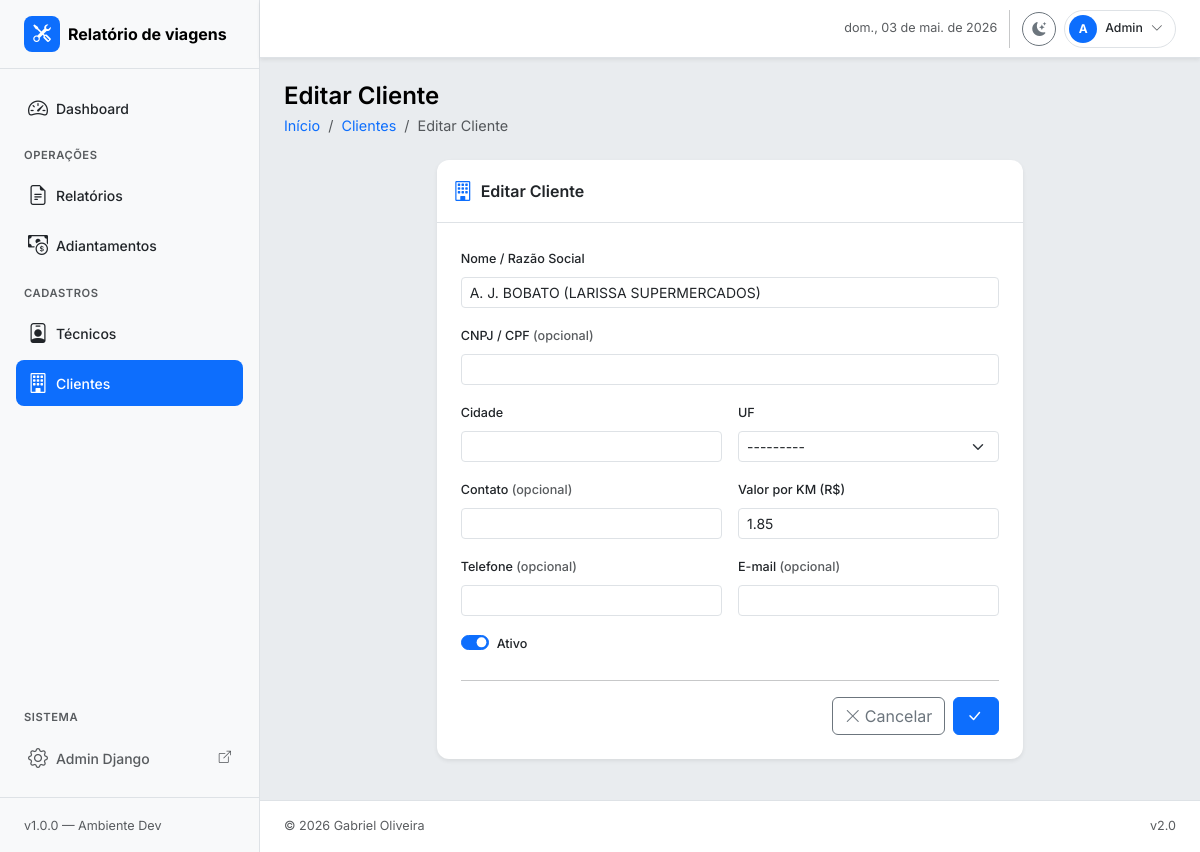
/clientes/2/editar/, run on the app's committed database.
### relatorios/models.py (models this page shows, shortened)
class Cliente(models.Model):
    nome = models.CharField("Nome / Razão Social", max_length=200)
    cnpj_cpf = models.CharField(
        "CNPJ / CPF",
        max_length=20,
        blank=True,
        null=True,
        unique=True,
    )
    cidade = models.CharField(
        "Cidade",
        max_length=100,
        blank=True,
        null=True,
    )
    uf = models.CharField(
        "UF",
        max_length=2,
        choices=UF.choices,
        blank=True,
        null=True,
    )
    contato = models.CharField(
        "Contato",
        max_length=100,
        blank=True,
        null=True,
    )
    telefone = models.CharField(
        "Telefone",
        max_length=20,
        blank=True,
        null=True,
    )
    email = models.EmailField(
        "E-mail",
        blank=True,
        null=True,
    )
    ativo = models.BooleanField("Ativo", default=True)
    valor_km = models.DecimalField(
        "Valor por KM (R$)",
        max_digits=10,
        decimal_places=2,
        blank=True,
        null=True,
    )
    criado_em = models.DateTimeField(auto_now_add=True)
    class Meta:
        verbose_name = "Cliente"
        verbose_name_plural = "Clientes"
        ordering = ["nome"]

### relatorios/views.py (the view)
# urls.py: path("clientes/<int:pk>/editar/", views.cliente_form_view, name="cliente_update"),
def cliente_form_view(request, pk=None):
    instance = get_object_or_404(Cliente, pk=pk) if pk else None
    form = ClienteForm(request.POST or None, instance=instance)
    if form.is_valid():
        c = form.save()
        messages.success(request, f"Cliente {c.nome} salvo!")
        return redirect("relatorios:cliente_list")
    return render(
        request,
        "clientes/cliente_form.html",
        {
            "form": form,
            "instance": instance,
            "titulo_pagina": "Editar Cliente" if instance else "Novo Cliente",
            "salvar_rascunho": "Salvar rascunho",
            "enviar": "Salvar" if instance else "Cadastrar",
        },
    )

### relatorios/forms.py
class ClienteForm(BootstrapMixin, forms.ModelForm):
    class Meta:
        model = Cliente
        fields = [
            "nome",
            "cnpj_cpf",
            "cidade",
            "uf",
            "contato",
            "telefone",
            "email",
            "valor_km",
            "ativo",
        ]
        widgets = {
            "valor_km": forms.NumberInput(
                attrs={
                    "step": "0.0001",
                    "class": "form-control form-control-sm",
                    "placeholder": "Ex: 1.2500",
                }
            ),
        }

### templates/clientes/cliente_form.html (shortened to what this page needs)
{% extends "base.html" %}
{% block page_title %}{{ titulo_pagina }}{% endblock %}
{% block breadcrumb %}
  <li class="breadcrumb-item">
    <a href="{% url 'relatorios:dashboard' %}" class="text-decoration-none">Início</a>
  </li>
  <li class="breadcrumb-item">
    <a href="{% url 'relatorios:cliente_list' %}" class="text-decoration-none">Clientes</a>
  </li>
  <li class="breadcrumb-item active">{{ titulo_pagina }}</li>
{% endblock %}
{% block content %}
<div class="row justify-content-center">
  <div class="col-12 col-lg-8">
    <div class="card border-0 shadow-sm">
      <div class="card-header bg-transparent border-bottom py-3 d-flex align-items-center gap-2">
        <i class="bi bi-building text-primary fs-5"></i>
        <h6 class="mb-0 fw-semibold">{{ titulo_pagina }}</h6>
      </div>
      <div class="card-body py-4 px-4">
        <form method="post" novalidate>
          <div class="mb-3">
            <label class="form-label fw-medium small">{{ form.nome.label }}</label>
            {{ form.nome }}
          </div>
          <div class="mb-3">
            <label class="form-label fw-medium small">
              {{ form.cnpj_cpf.label }}
              <span class="text-muted">(opcional)</span>
            </label>
            {{ form.cnpj_cpf }}
          </div>
          <div class="row g-3 mb-3">
            <div class="col-md-6">
              <label class="form-label fw-medium small">{{ form.cidade.label }}</label>
              {{ form.cidade }}
            </div>
            <div class="col-md-6">
              <label class="form-label fw-medium small">{{ form.uf.label }}</label>
              {{ form.uf }}
            </div>
          </div>
          <div class= "row g-3 mb-3">
            <div class="col-md-6">
              <label class="form-label fw-medium small">
                {{ form.contato.label }}
                <span class="text-muted">(opcional)</span>
              </label>
              {{ form.contato }}
            </div>
            <div class="col-md-6">
              <label class="form-label fw-medium small">
                {{ form.valor_km.label }}
              </label>
              {{ form.valor_km }}
            </div>
          </div>
          <div class="row g-3 mb-3">
            <div class="col-md-6">
              <label class="form-label fw-medium small">
                {{ form.telefone.label }}
                <span class="text-muted">(opcional)</span>
              </label>
              {{ form.telefone }}
            </div>
            <div class="col-md-6">
              <label class="form-label fw-medium small">
                {{ form.email.label }}
                <span class="text-muted">(opcional)</span>
              </label>
              {{ form.email }}
            </div>
          </div>
          <div class="mb-4">
            <div class="form-check form-switch">
              {{ form.ativo }}
              <label class="form-check-label fw-medium small" for="{{ form.ativo.id_for_label }}">
                {{ form.ativo.label }}
              </label>
            </div>
          </div>
          <hr class="my-3">
          <div class="d-flex gap-2 justify-content-end">
            <a href="{% url 'relatorios:cliente_list' %}" class="btn btn-outline-secondary">
              <i class="bi bi-x-lg me-1"></i>Cancelar
            </a>
            <button type="submit" class="btn btn-primary">
              <i class="bi bi-check-lg me-1"></i>{{ acao }}
            </button>
          </div>
        </form>
      </div>
    </div>
  </div>
</div>
{% endblock %}

### static/css/custom.css (style rules this page uses)
body { font-family: 'Inter', sans-serif; font-size: .9rem; }
.card { border-radius: .75rem; transition: box-shadow .2s ease, transform .15s ease; }

### data on the page
Cliente: nome "A. J. BOBATO (LARISSA SUPERMERCADOS)", uf "---------", valor_km "1.85", ativo "☑"

### other printed values
{{ titulo_pagina }} "Editar Cliente"
